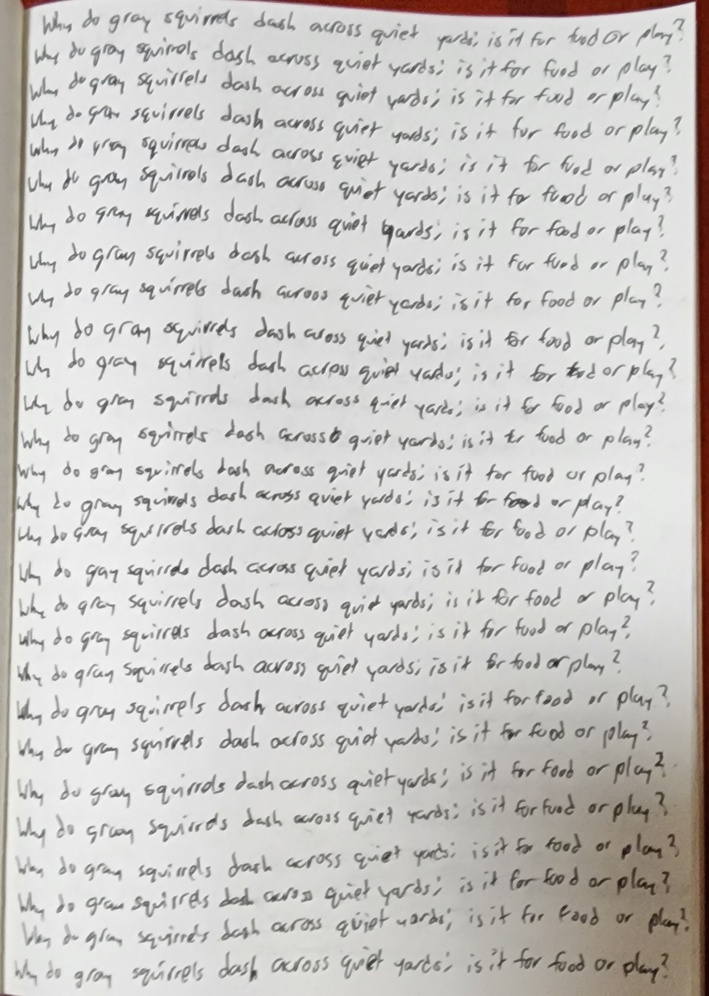
#> input picture test.jpg, 709 x 996 px, shrunk from 1502 x 2110 before the run
$ python -i speechPreprocessing.py   (imports and definitions only)
#> lines starting #> are read from the running program, lines starting #| are printed output that depends on the picture; after the words box and inside, x2 and y2 are one past the last pixel; in counts of white or black regions, pixels touching at a corner belong together
import cv2
import os
import numpy as np

def preprocess_image(image_path, output_path):
#> called with image_path = '../test.jpg', output_path = 'out.png'
    image = cv2.imread(image_path)
#> image is the input picture: shape (996, 709, 3); mean B, G, R 196.8, 199.3, 201.4

    gray_image = cv2.cvtColor(image, cv2.COLOR_BGR2GRAY)
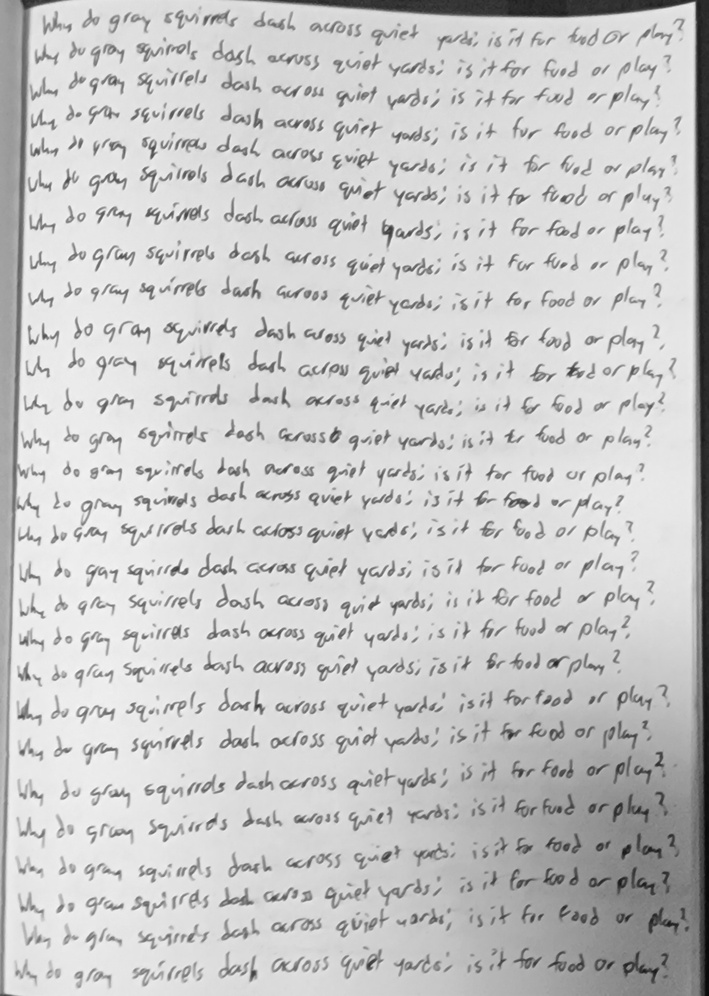
#> gray_image: shape (996, 709); min 6, max 254, mean 199.7

    blurred_image = cv2.GaussianBlur(gray_image, (5, 5), 0)

    binary_image = cv2.adaptiveThreshold(blurred_image, 255, cv2.ADAPTIVE_THRESH_GAUSSIAN_C,
                                         cv2.THRESH_BINARY_INV, 15, 4)
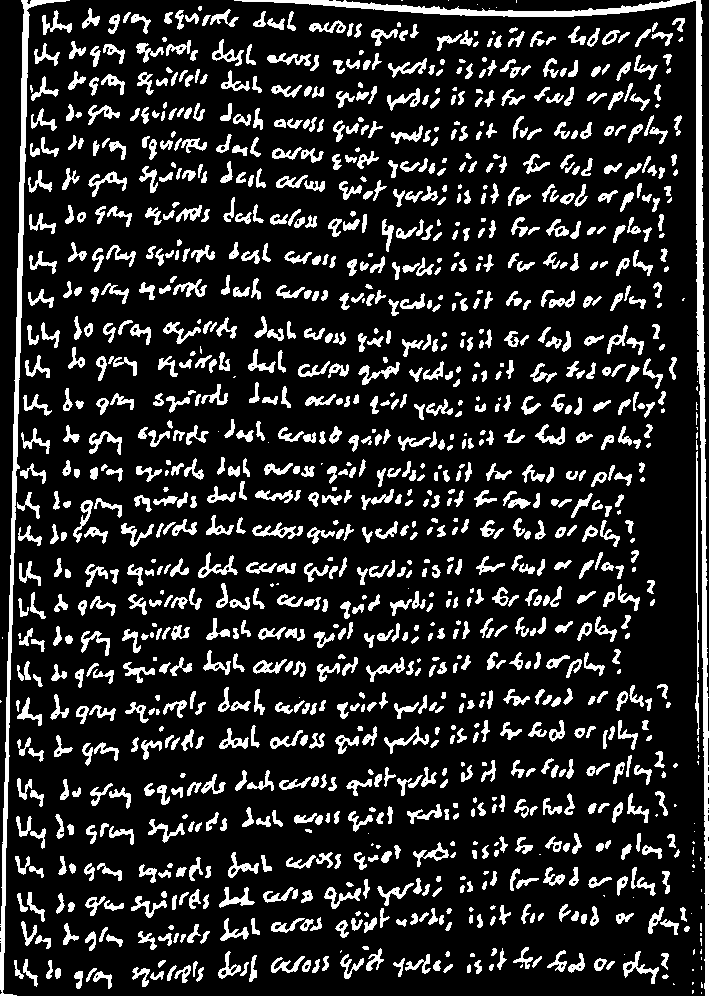
#> binary_image: shape (996, 709); 16.1% white; 1258 white regions (131 under 20 px), largest, box (x1, y1, x2, y2) and area: (234, 0, 709, 996) 7748, (0, 0, 70, 996) 4699, (696, 451, 699, 681) 426

    kernel = np.ones((3, 3), np.uint8)
    binary_image = cv2.morphologyEx(binary_image, cv2.MORPH_CLOSE, kernel, iterations=1)
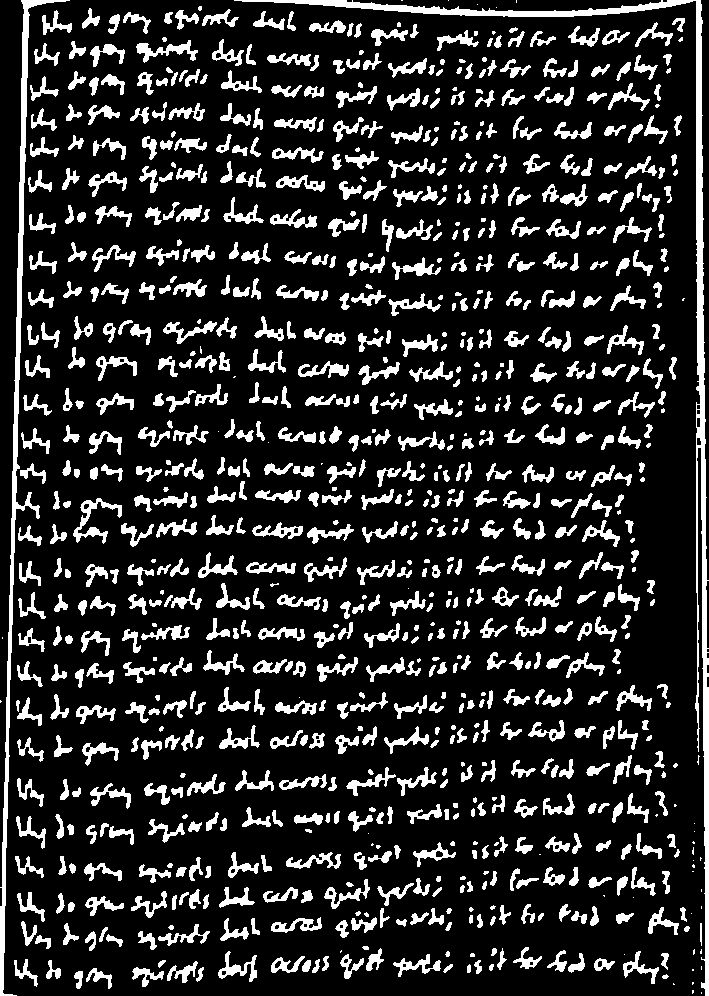
#> binary_image: shape (996, 709); 17.1% white; 925 white regions (107 under 20 px), largest, box (x1, y1, x2, y2) and area: (234, 0, 709, 996) 8670, (0, 0, 70, 996) 4934, (73, 498, 122, 544) 609
    binary_image = cv2.morphologyEx(binary_image, cv2.MORPH_OPEN, kernel, iterations=1)
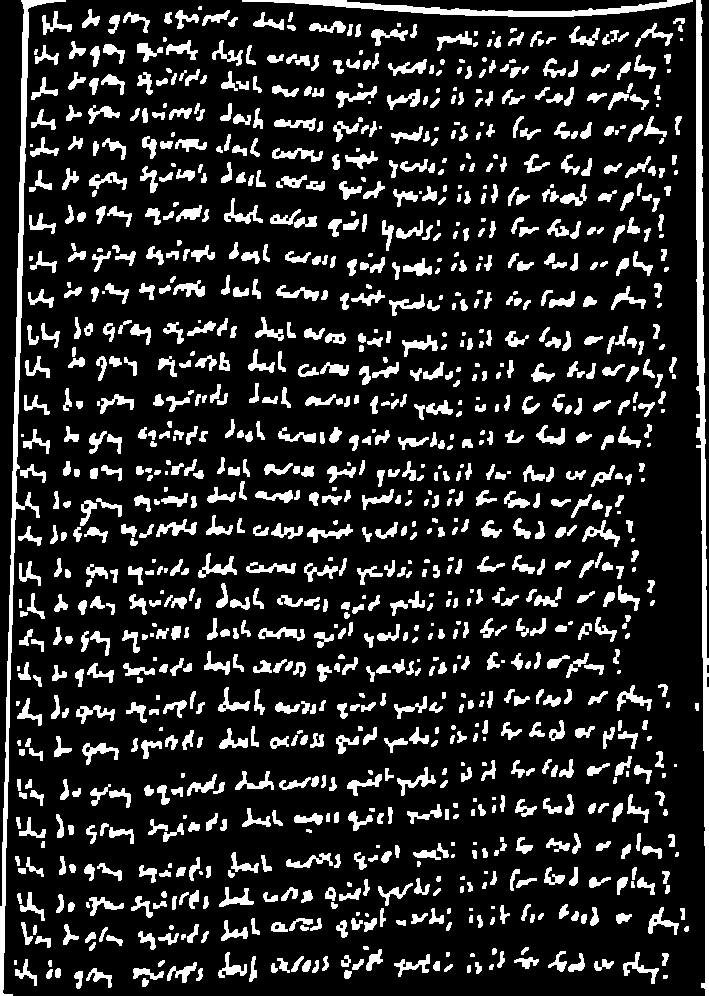
#> binary_image: shape (996, 709); 16% white; 1165 white regions (127 under 20 px), largest, box (x1, y1, x2, y2) and area: (696, 0, 709, 996) 5496, (0, 0, 66, 996) 4907, (242, 0, 693, 17) 2474

    cv2.imwrite(output_path, binary_image)
    print(f"Processed image saved to {output_path}")

    return binary_image

>>> result = preprocess_image('../test.jpg', 'out.png')
